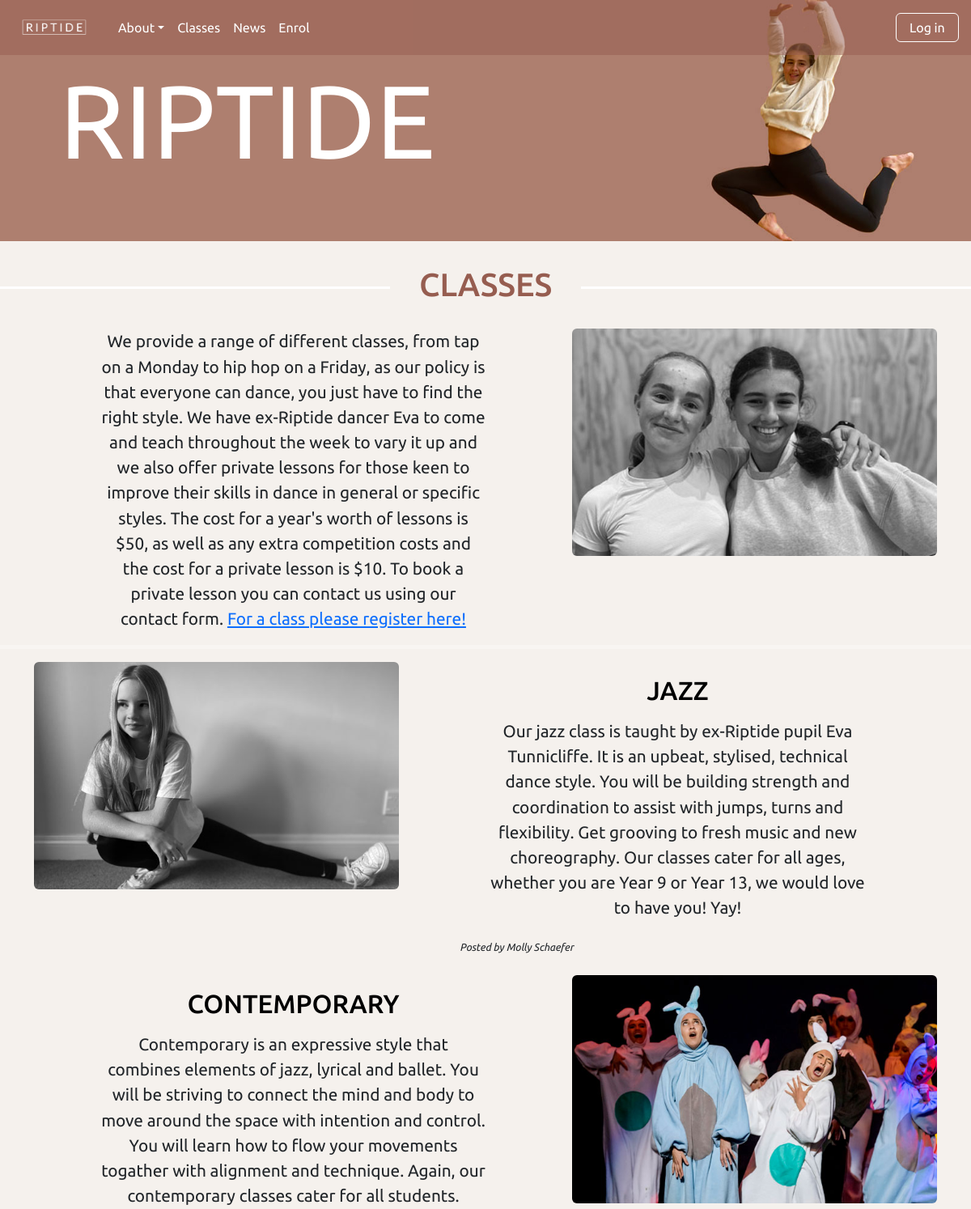
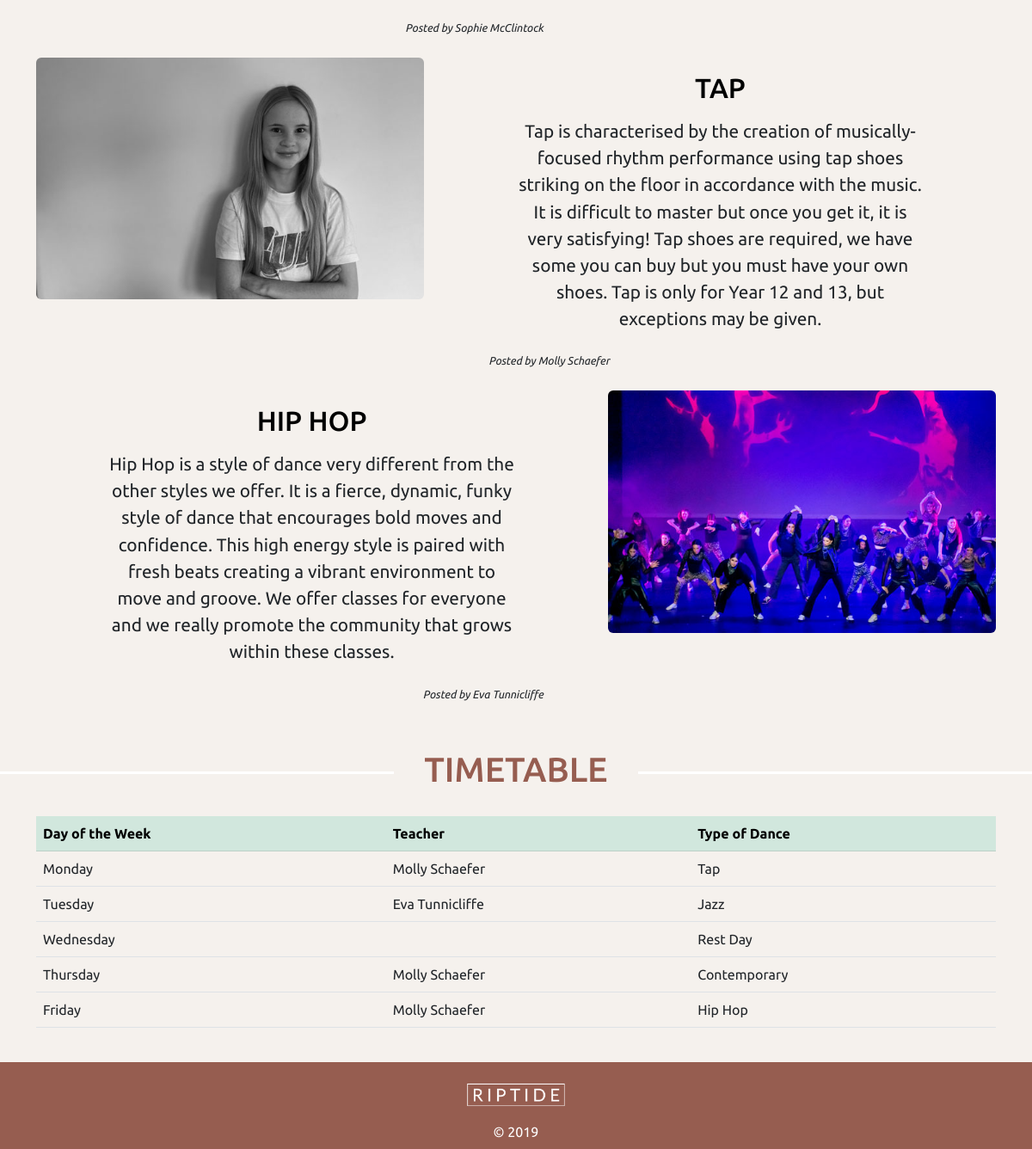
Page /classes on the committed database (2 pictures, top to bottom).
### tables this page shows
CREATE TABLE classes(
    classes_id integer primary key autoincrement not null,
    classes_title text not null,
    content text not null unique,
    image not null,
    member_id integer not null,
    foreign key(member_id) references member(member_id)
);

CREATE TABLE member(
    member_id integer primary key autoincrement not null,
    name text not null unique,
    email text not null unique,
    password text not null,
    authorisation integer not null
);

### server.py (the view)
@app.route('/classes')
def classes():
    sql = """select classes.classes_id, classes.classes_title, classes.content, classes.image, member.name
        from classes
        join member on classes.member_id= member.member_id;
        """
    result = run_search_query_tuples(sql, (), db_path, True)
    print(result)
    return render_template("classes.html", classes=result)

### db_functions.py (called while the page is built)
def run_search_query_tuples(sql_query,values_tuple, file_path, rowfactory=False):
    result = None
    try:
        db = sqlite3.connect(file_path)
        if rowfactory:
            db.row_factory = sqlite3.Row
        cursor = db.cursor()
        cursor.execute(sql_query,values_tuple)
        result = cursor.fetchall()
        cursor.close()
    except sqlite3.Error as error:
        print("Error running search query tuples: {}".format(error))
        return None
    db.close()
    if result is None:
        print("No search values were found")
    return result

### templates/classes.html (shortened to what this page needs)
{% extends "layout.html" %}
{% block banner %}
static/images/molly_banner3.jpg
{% endblock %}
{% block content %}
<h1>CLASSES</h1>
<div class="container container-fluid">
<div class="row">
    <div class="col-lg-7">
        <p>We provide a range of different classes, from tap on a Monday to hip hop on a Friday, as our policy is that
            everyone can dance, you just have to find the right style. We have ex-Riptide dancer Eva to come and teach
            throughout the week to vary it up and we also offer private lessons for those keen to improve their skills
            in dance in general or specific styles. The cost for a year's worth of lessons is $50, as well as any extra
            competition costs and the cost for a private lesson is $10. To book a private lesson you can contact us using
            our contact form. <a href="{{url_for('enrol')}}" class="stretched link">For a class please register here!</a></p>
    </div>
    <div class="col-lg-5">
        <img class="img-fluid rounded mx-auto d-block" src="static/images/lucy_molly.jpg" alt="">
    </div>
</div>
 </div>
<hr>
{% for row in classes %}
<div class="container container-fluid">
<div class="row">
<div class="col-lg-7">
    <h2 class="title-text">{{row['classes_title']}}</h2>
    <p class="classes-text">{{row['content']}}</p>
    <br>
    <div class=""><p class="classes-subtext {{ loop.cycle('text-start', 'text-end') }}">Posted by {{row['name']}}</p></div>
</div>
<div class="col-lg-5 {{ loop.cycle('order-xl-first', '') }}">
    <img class="img-fluid rounded mx-auto d-block" src="{{ url_for('static', filename='images/'+row['image']) }}" alt="">
</div>
</div>
</div>
<br>
{% endfor %}
<h1>TIMETABLE</h1>
<div class="container container-fluid">
    <table class="table">
    <thead>
      <tr class="table-success">
        <th>Day of the Week</th>
        <th>Teacher</th>
        <th>Type of Dance</th>
      </tr>
    </thead>
    <tbody>
      <tr>
        <td>Monday</td>
        <td>Molly Schaefer</td>
        <td>Tap</td>
      </tr>
      <tr>
        <td>Tuesday</td>
        <td>Eva Tunnicliffe</td>
        <td>Jazz</td>
      </tr>
      <tr>
        <td>Wednesday</td>
        <td></td>
        <td>Rest Day</td>
      </tr>
      <tr>
        <td>Thursday</td>
        <td>Molly Schaefer</td>
        <td>Contemporary</td>
      </tr>
      <tr>
        <td>Friday</td>
        <td>Molly Schaefer</td>
        <td>Hip Hop</td>
      </tr>
    </tbody>
  </table>
    </div>
<br>
{% endblock %}

### static/styles.css (style rules this page uses)
body { font-family: 'Ubuntu', sans-serif; background-color: rgb(245,241,237); }
h1 { padding:0; overflow: hidden; color:rgb(150,93,80); display: table; white-space: nowrap; margin: 0.75em 0; scroll-margin-top: 3em; }
h1:before, h1:after { border-top: 3px solid rgb(255,255,255); content: ''; display: table-cell; position: relative; top: 0.65em; width: 50%; }
h1:before { right: 3%; }
h1:after { left: 3%; }
h2 { text-align: center; margin: auto; padding: 1em 0 0 0; color:white; scroll-margin-top: 1em; }
h2.title-text { color: black; padding: 0.5em; margin: auto; }
p { padding:0 4em 0 4em; margin:auto; text-align: center; font-size: 1.3em; }
p.classes-subtext { font-size: 0.8em; color: color; font-style: italic; }
hr { color:white; border-width: 5px; }

### rows in the picture
classes: classes_title "JAZZ", content "Our jazz class is taught by ex-Riptide pupil Eva Tunnicliffe. It is an upbeat, stylised, technical dance style. You will be building strength and coordination to assist with jumps, turns and flexibility. Get grooving to fresh music and new choreography. Our classes cater for all ages, whether you are Year 9 or Year 13, we would love to have you! Yay!", name "Molly Schaefer", image (picture)
classes: classes_title "CONTEMPORARY", content "Contemporary is an expressive style that combines elements of jazz, lyrical and ballet. You will be striving to connect the mind and body to move around the space with intention and control. You will learn how to flow your movements togather with alignment and technique. Again, our contemporary classes cater for all students.", name "Sophie McClintock", image (picture)
classes: classes_title "TAP", content "Tap is characterised by the creation of musically-focused rhythm performance using tap shoes striking on the floor in accordance with the music. It is difficult to master but once you get it, it is very satisfying! Tap shoes are required, we have some you can buy but you must have your own shoes. Tap is only for Year 12 and 13, but exceptions may be given.", name "Molly Schaefer", image (picture)
classes: classes_title "HIP HOP", content "Hip Hop is a style of dance very different from the other styles we offer. It is a fierce, dynamic, funky style of dance that encourages bold moves and confidence. This high energy style is paired with fresh beats creating a vibrant environment to move and groove. We offer classes for everyone and we really promote the community that grows within these classes.", name "Eva Tunnicliffe", image (picture)
